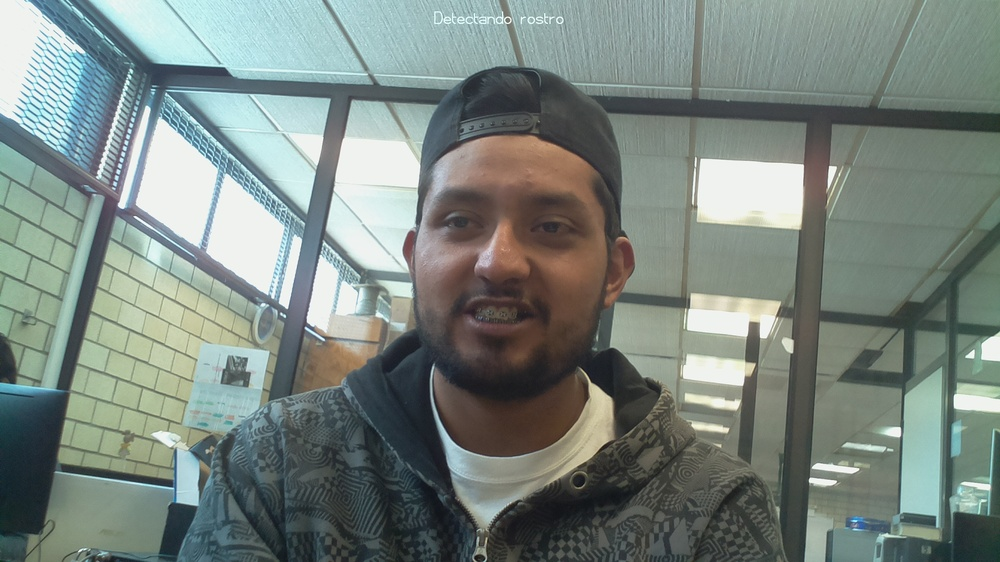
#> input picture ESIMEZ/U7/Imagen1.jpg, 1000 x 562 px, shrunk from 1920 x 1080 before the run
$ python -i wi.py   (imports and definitions only)
#> lines starting #> are read from the running program, lines starting #| are printed output that depends on the picture
import numpy as np
import cv2

def Ya(imya):
#> called with imya = 'Imagen1.jpg'
    face_cascade = cv2.CascadeClassifier('lbpcascade_frontalface.xml')
    eye_cascade = cv2.CascadeClassifier('haarcascade_eye.xml')

    img = cv2.imread(imya)
#> img is the input picture: shape (562, 1000, 3); mean B, G, R 127.7, 133.6, 122.1
    gray = cv2.cvtColor(img, cv2.COLOR_BGR2GRAY)
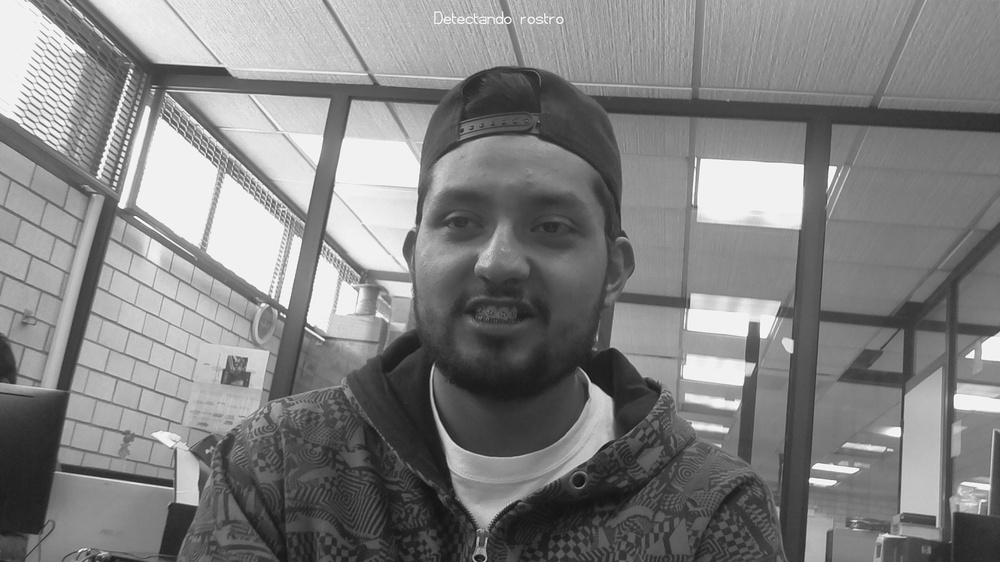
#> gray: shape (562, 1000); min 11, max 255, mean 129.5

#> (the run stopped early here; a loop or call above may not have finished)

$ run again, on ESIMEZ/U7/Imagen10.jpg
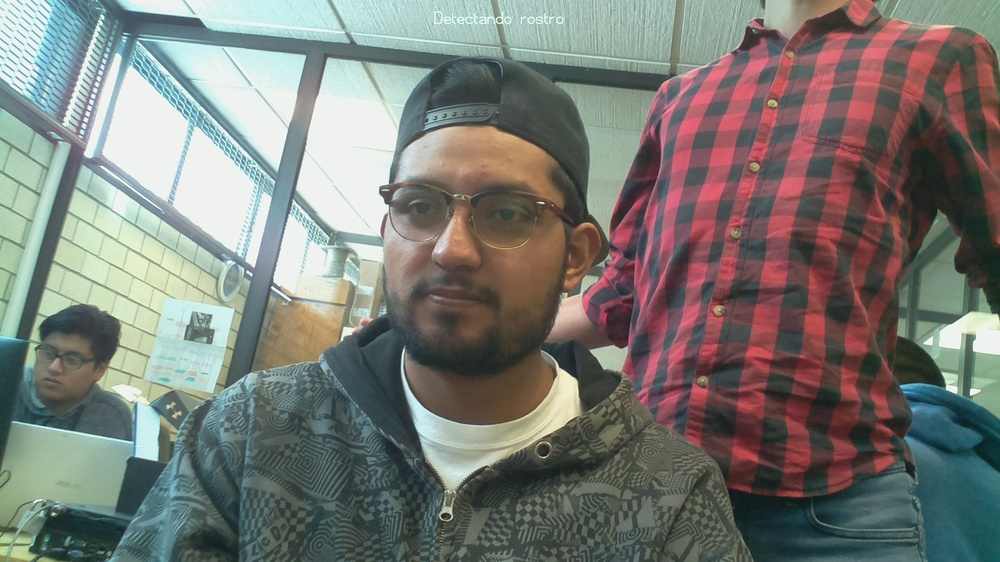
#> input picture ESIMEZ/U7/Imagen10.jpg, 1000 x 562 px, shrunk from 1920 x 1080 before the run
#> in Ya, img is the input picture: shape (562, 1000, 3); mean B, G, R 117.4, 122.7, 121.8
#> in Ya, `gray = cv2.cvtColor(img, cv2.COLOR_BGR2GRAY)`:
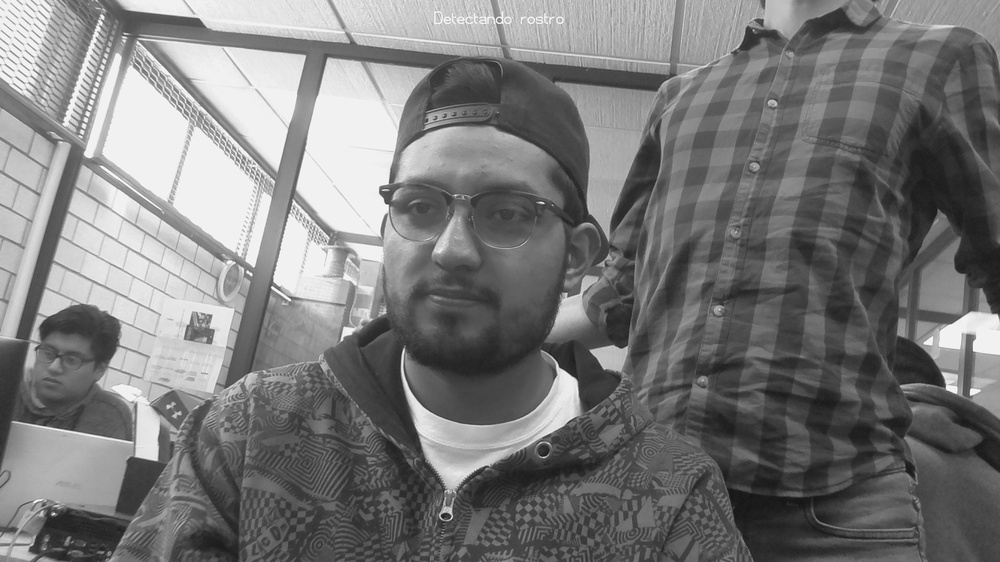
#> gray: shape (562, 1000); min 19, max 253, mean 121.8
